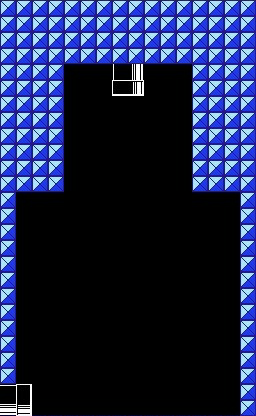

This is a level from a 2D game, rendered from its Tiled map with the project's own tilesets. A one-line summary and the map file follow, with tile-layer data summarised:
An orthogonal 16x26 tile map with 16x16 px tiles, 1 tile layer (ShoeBox Tile Grab).

<map version="1.0" orientation="orthogonal" width="16" height="26" tilewidth="16" tileheight="16">
<tileset firstgid="1" name="SuperMarioBros3Map1.2.2-2BG_bank.png" tilewidth="16" tileheight="16">
	<image source="SuperMarioBros3Map1.2.2-2BG_bank.png" width="176" height="96" />
</tileset>
	<layer name="ShoeBox Tile Grab" width="16" height="26">
		<data>[416 cells, 416 non-empty, 60 distinct tile ids]</data>
	</layer>
</map>
